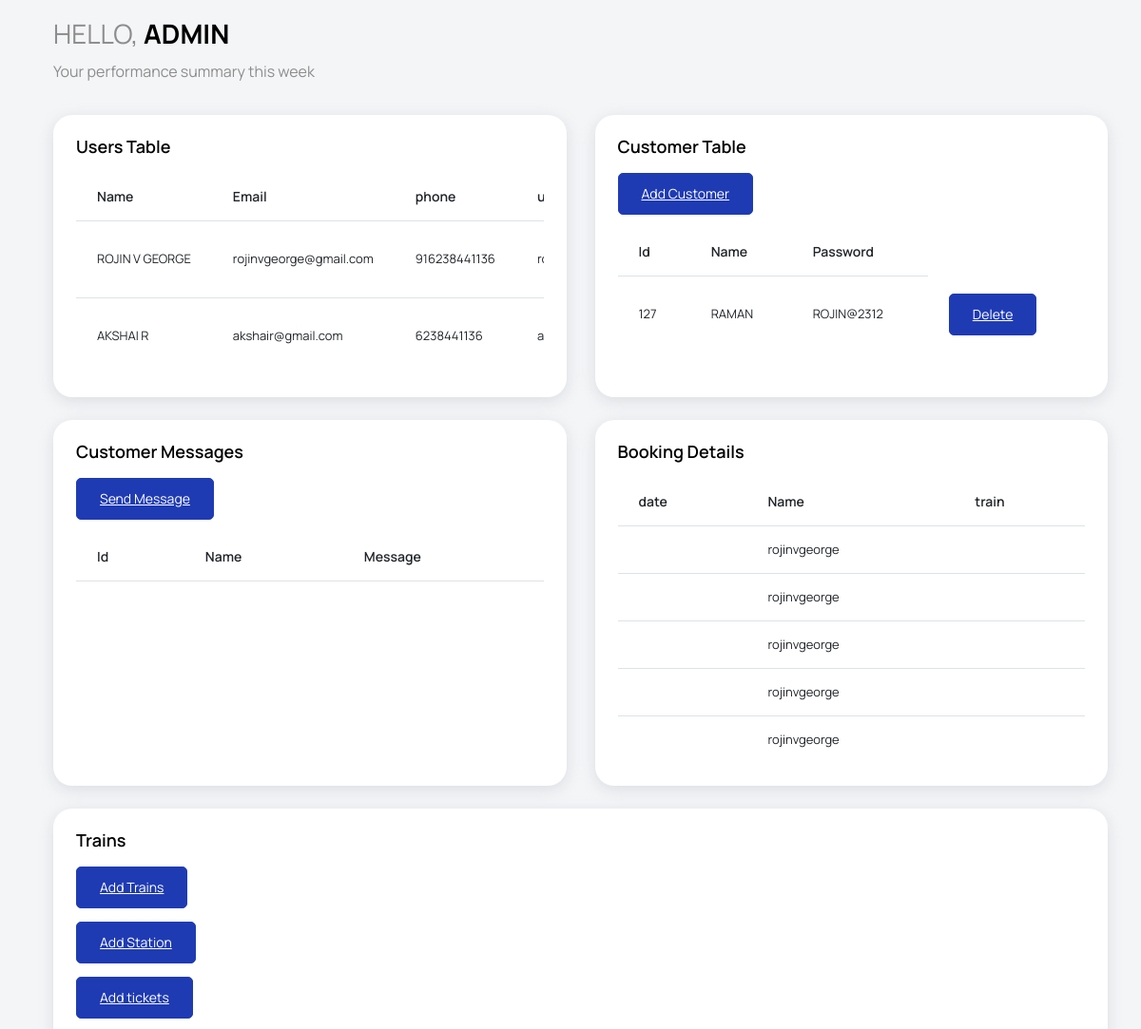
The page /adminhome (upper part) on the database as committed earlier.
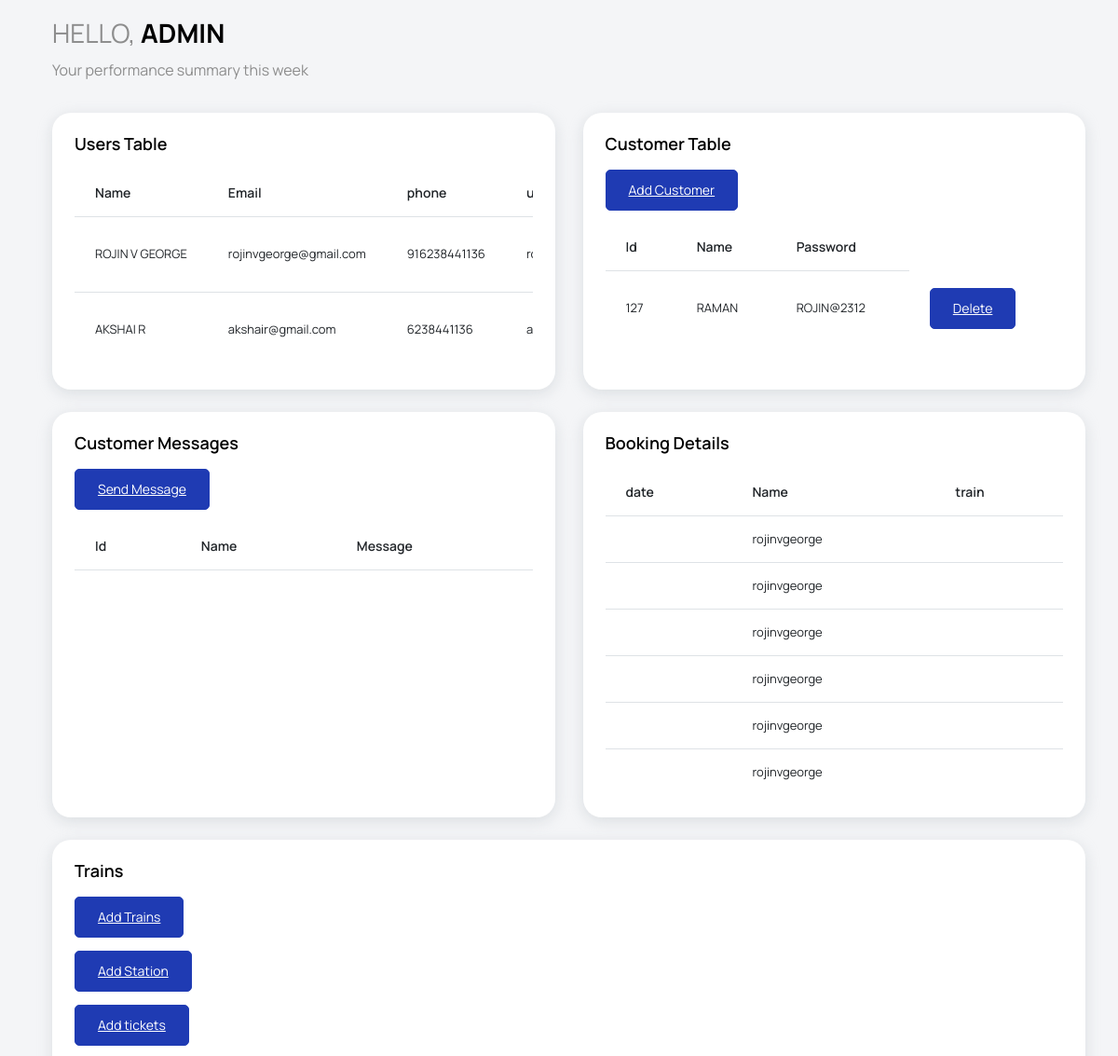
The same page on the database as committed later.
### RailApp/models.py (models this page shows, shortened)
class userregister(models.Model):
    name=models.CharField(max_length=20)
    email=models.EmailField(max_length=254)
    phone=models.IntegerField()
    age=models.IntegerField()
    addr=models.CharField(max_length=50)
    file=models.FileField()
    uname=models.CharField(max_length=20)
    pwd=models.CharField(max_length=20)
    forgot_pwd_token=models.CharField(max_length=100)
    created_at=models.DateTimeField(auto_now_add=True)

class Customer(models.Model):
    cust_id=models.IntegerField()
    name=models.CharField(max_length=20)
    password=models.CharField(max_length=100)

class Booking(models.Model):
    user = models.ForeignKey(userregister, on_delete=models.CASCADE)
    ticket = models.ForeignKey(Ticket, on_delete=models.CASCADE)

### RailApp/views.py (the view)
# urls.py: path('adminhome',views.adminHome,name='adminhome'),
def adminHome(request):
    obj=userregister.objects.all()
    train=Train.objects.all()
    customer =Customer.objects.all()
    book=Booking.objects.all()
    customer_replay=ComplaintAdmin.objects.all()
    ticket = Booking.objects.all()
    context = {
        'obj': obj,
        'train':train,
        'customer':customer,
        'book':book,
        'customer_replay':customer_replay,
        'ticket':ticket
    }
    return render(request,'adminhome.html',context)

### RailApp/templates/adminhome.html (shortened to what the changed rows need)
<!DOCTYPE html>
<html lang="en">
  {% load static %}
<head>
   <link rel="stylesheet" href="{% static 'vendors/feather/feather.css' %}">
   <link rel="stylesheet" href="{% static 'vendors/mdi/css/materialdesignicons.min.css' %}">
   <link rel="stylesheet" href="{% static 'vendors/ti-icons/css/themify-icons.css' %}">
   <link rel="stylesheet" href="{% static 'vendors/typicons/typicons.css' %}">
   <link rel="stylesheet" href="{% static 'vendors/simple-line-icons/css/simple-line-icons.css' %}">
   <link rel="stylesheet" href="{% static 'vendors/css/vendor.bundle.base.css' %}">
   <link rel="stylesheet" href=" {% static 'vendors/datatables.net-bs4/dataTables.bootstrap4.css' %}">
   <link rel="stylesheet" href=" {% static 'js/select.dataTables.min.css' %}">
   <link rel="stylesheet" href=" {% static 'css/css/vertical-layout-light/style.css' %}">
</head>
<body>
  <div class="container-scroller">
    <nav class="navbar default-layout col-lg-12 col-12 p-0 fixed-top d-flex align-items-top flex-row">
      <div class="navbar-menu-wrapper d-flex align-items-top">
        <ul class="navbar-nav">
          <li class="nav-item font-weight-semibold d-none d-lg-block ms-0">
            <h1 class="welcome-text">HELLO, <span class="text-black fw-bold">ADMIN</span></h1>
          </li>
        </ul>
            </div>
      </div>
    <div class="container-fluid page-body-wrapper">
      <div class="main-panel">
        <div class="content-wrapper">
          <div class="row">
            <div class="col-lg-6 grid-margin stretch-card">
              <div class="card">
                <div class="card-body">
                  <div class="table-responsive">
                    <table class="table">
                      <thead>
                        <tr>
                          <th>Name</th>
                          <th>Email</th>
                          <th>phone</th>
                          <th>username</th>
                        </tr>
                      </thead>
                      <tbody>
                        {% for obj in  obj %}
                        <tr>
                          <td>{{ obj.name }}</td>
                          <td>{{ obj.email }}</td>
                          <td>{{ obj.phone }} </td>
                          <td>{{ obj.uname }}</td>
                        </tr>
                        {% endfor %}
                      </tbody>
                    </table>
                  </div>
                </div>
              </div>
            </div>
            <div class="col-lg-6 grid-margin stretch-card">
              <div class="card">
                <div class="card-body">
                  <div class="table-responsive">
                    <table class="table table-hover">
                      <thead>
                        <tr>
                          <th>Id</th>
                          <th>Name</th>
                          <th>Password</th>
                        </tr>
                      </thead>
                      <tbody>
                        {% for customer in customer %}
                        <tr>
                        <td>{{customer.cust_id}}</td>
                        <td>{{customer.name}}</td>
                        <td>{{customer.password}}</td>
                        <td><button type="button" class="btn btn-primary"><a class='mybt'href="{% url 'delete_customer' customer.id %}" style="color: #fff !important;">Delete</button></a></td>
                      </tr>
                        {% endfor %}
                      </tbody>
                    </table>
                  </div>
                </div>
              </div>
            </div>
            <div class="col-lg-6 grid-margin stretch-card">
              <div class="card">
                <div class="card-body">
                  <div class="table-responsive">
                    <table class="table table-hover">
                      <thead>
                        <tr>
                          <th>Id</th>
                          <th>Name</th>
                          <th>Message</th>
                        </tr>
                      </thead>
                    </table>
                  </div>
                </div>
              </div>
            </div>
            <div class="col-lg-6 grid-margin stretch-card">
              <div class="card">
                <div class="card-body">
                  <div class="table-responsive">
                    <table class="table table-hover">
                      <thead>
                        <tr>
                          <th>date</th>
                          <th>Name</th>
                          <th>train</th>
                        </tr>
                      </thead>
                      <tbody>
                        {% for ticket in ticket %}
                        <tr>
                          <td>{{ ticket.date }}</td>
                          <td>{{ ticket.user.uname }}</td>
                          <td>{{ ticket.train.name }}</td>
                        </tr>
                        {% endfor %}
                      </tbody>
                    </table>
                  </div>
                </div>
              </div>
            </div>
</body>
</html>

Rows that differ between the two databases and show on the page:
added Booking: user.uname "rojinvgeorge"
